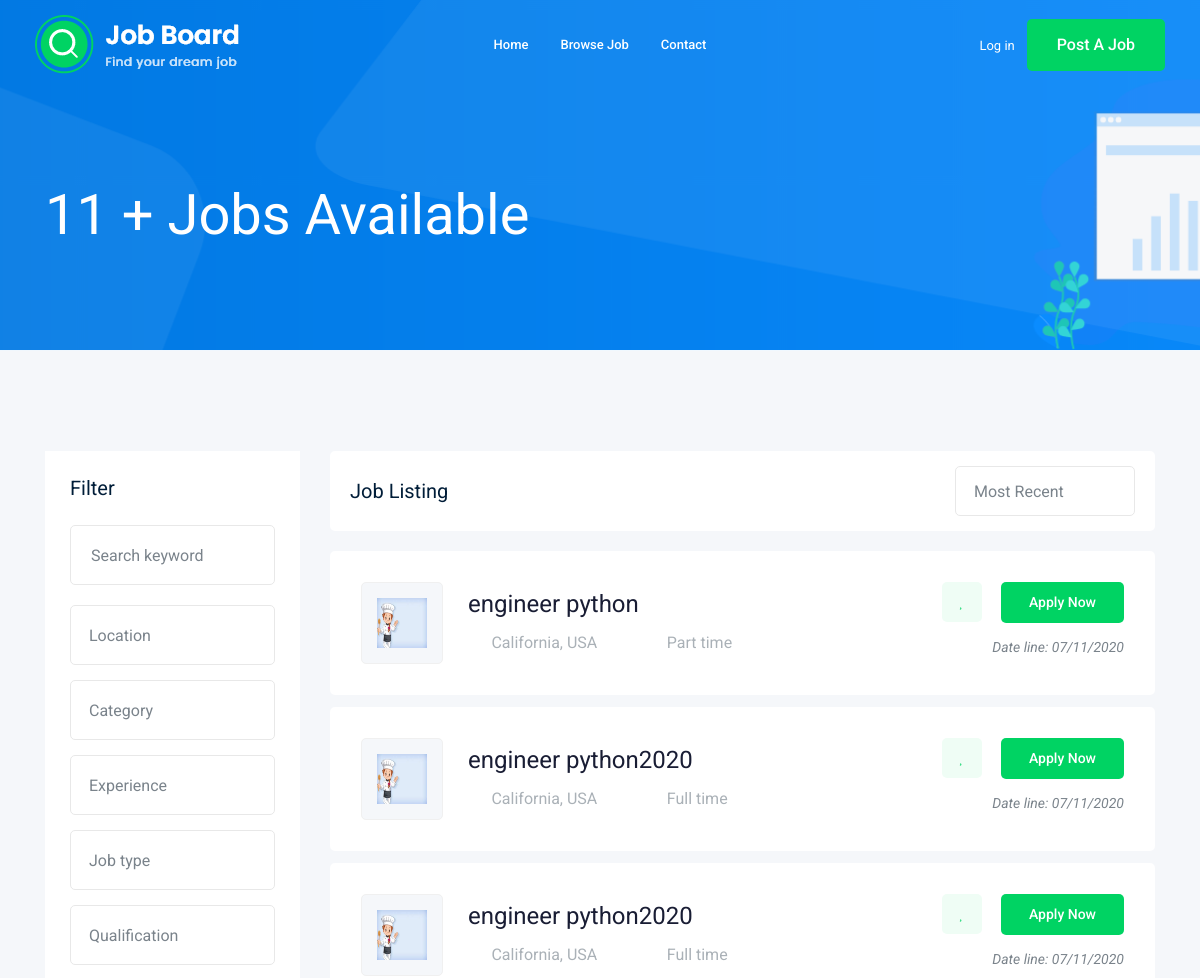
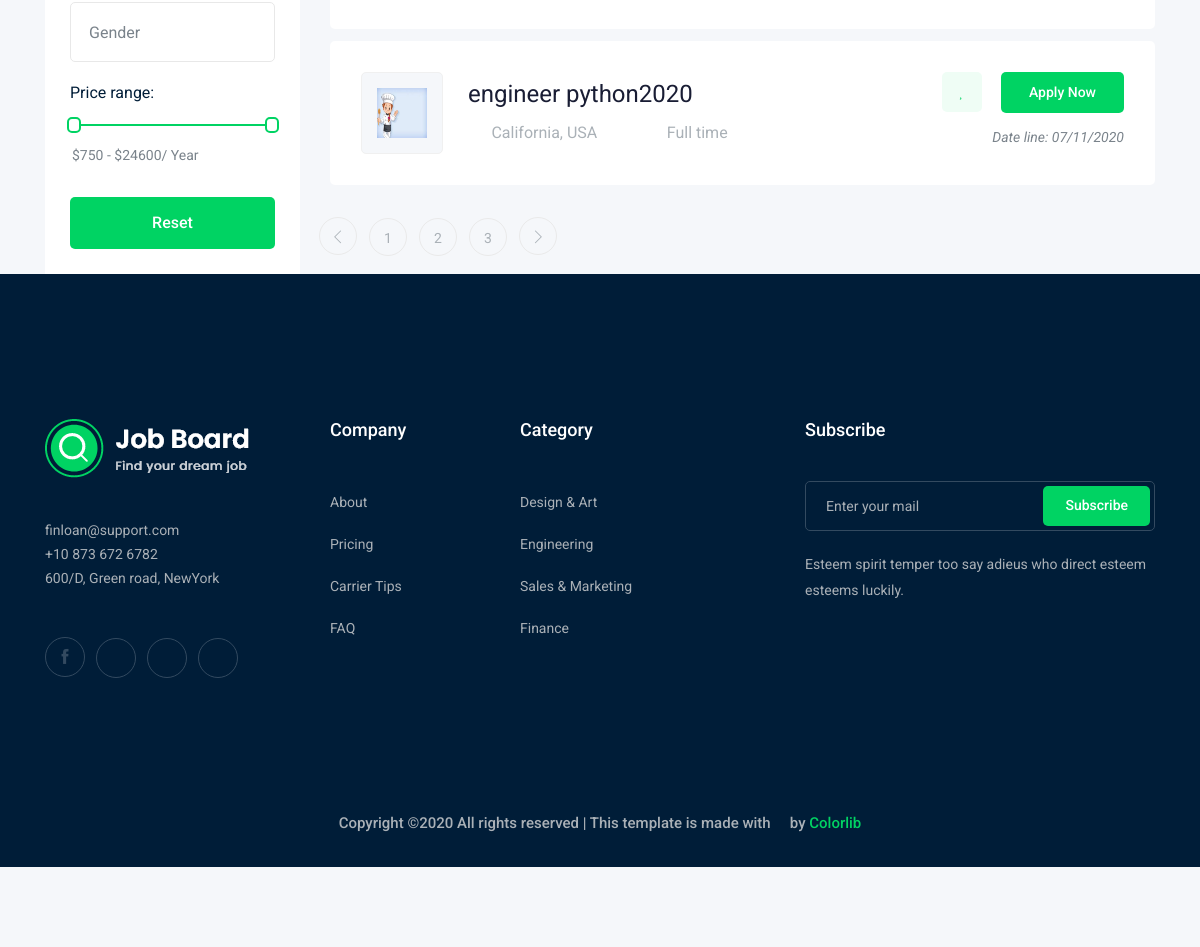
The app's page /jobs/?page=2 with its own data (2 pictures, top to bottom).
### job/models.py (models this page shows, shortened)
class job(models.Model):
    owner = models.ForeignKey(User,related_name='job_owner',on_delete=models.CASCADE)
    title = models.CharField(max_length=100)
    job_type = models.CharField(max_length=15,choices=JOB_TYPE)
    description = models.TextField(max_length=1000)
    published_date = models.DateTimeField(auto_now=True)
    Vacancy = models.IntegerField(default=1)
    salary = models.IntegerField(default=0)
    exper = models.IntegerField(default=0)
    category = models.ForeignKey('Category',on_delete=models.SET_DEFAULT,default=1)
    image = models.ImageField(upload_to=image_upload)
    slug = models.SlugField(blank=True , null=True)

### job/views.py (the view)
# urls.py: path('', views.job_list , name='job_list'),
def job_list(request):
    job_list = job.objects.get_queryset().order_by('id')
    max = job.objects.all().order_by("-id")[0]
    paginator = Paginator(job_list, 4) # Show 25 contacts per page.
    page_number = request.GET.get('page')
    page_obj = paginator.get_page(page_number)
    context = {'jobs' : page_obj ,
                'max' : max}
    return render(request,'job/job_list.html',context)

### job/templates/job/job_list.html (shortened to what this page needs)
{% extends 'base.html' %}
{% block body %}
    <div class="bradcam_area bradcam_bg_1">
        <div class="container">
            <div class="row">
                <div class="col-xl-12">
                    <div class="bradcam_text">
                        <h3>{{ max.id }} + Jobs Available</h3>
                    </div>
                </div>
            </div>
        </div>
    </div>
    <div class="job_listing_area plus_padding">
        <div class="container">
            <div class="row">
                <div class="col-lg-3">
                    <div class="job_filter white-bg">
                        <div class="form_inner white-bg">
                            <h3>Filter</h3>
                            <form action="#">
                                <div class="row">
                                    <div class="col-lg-12">
                                        <div class="single_field">
                                            <input type="text" placeholder="Search keyword">
                                        </div>
                                    </div>
                                    <div class="col-lg-12">
                                    </div>
                                    <div class="col-lg-12">
                                    </div>
                                    <div class="col-lg-12">
                                    </div>
                                    <div class="col-lg-12">
                                    </div>
                                    <div class="col-lg-12">
                                    </div>
                                    <div class="col-lg-12">
                                    </div>
                                </div>
                            </form>
                        </div>
                        <div class="range_wrap">
                            <label for="amount">Price range:</label>
                            <div id="slider-range"></div>
                            <p>
                                <input type="text" id="amount" readonly style="border:0; color:#7A838B; font-size: 14px; font-weight:400;">
                            </p>
                        </div>
                        <div class="reset_btn">
                            <button  class="boxed-btn3 w-100" type="submit">Reset</button>
                        </div>
                    </div>
                </div>
                <div class="col-lg-9">
                    <div class="recent_joblist_wrap">
                        <div class="recent_joblist white-bg ">
                            <div class="row align-items-center">
                                <div class="col-md-6">
                                    <h4>Job Listing</h4>
                                </div>
                                <div class="col-md-6">
                                    <div class="serch_cat d-flex justify-content-end">
                                    </div>
                                </div>
                            </div>
                        </div>
                    </div>
                    <div class="job_lists m-0">
                        <div class="row">
                          {% for id in jobs %}
                            <div class="col-lg-12 col-md-12">
                                <div class="single_jobs white-bg d-flex justify-content-between">
                                    <div class="jobs_left d-flex align-items-center">
                                        <div class="thumb">
                                            <img src="{{id.image.url}}" alt="{% url 'jobs:job_detail' id.slug %}" style="width: 50px ;height: 50px;" >
                                        </div>
                                        <div class="jobs_conetent">
                                            <a href="{% url 'jobs:job_detail' id.slug %}"><h4>{{id.title}}</h4></a>
                                            <div class="links_locat d-flex align-items-center">
                                                <div class="location">
                                                    <p> <i class="fa fa-map-marker"></i> California, USA</p>
                                                </div>
                                                <div class="location">
                                                    <p> <i class="fa fa-clock-o"></i>{{id.job_type}}</p>
                                                </div>
                                            </div>
                                        </div>
                                    </div>
                                    <div class="jobs_right">
                                        <div class="apply_now">
                                            <a class="heart_mark" href="#"> <i class="fa fa-heart"></i> </a>
                                            <a href="{% url 'jobs:job_detail' id.slug %}" class="boxed-btn3">Apply Now</a>
                                        </div>
                                        <div class="date">
                                            <p>Date line: {{id.published_date|date:"SHORT_DATE_FORMAT"}}</p>
                                        </div>
                                    </div>
                                </div>
                            </div>
                            {% endfor %}
                        {% if jobs.has_other_pages %}
                        <div class="row">
                            <div class="col-lg-12">
                                <div class="pagination_wrap">
                                    <ul>
                                        {% if jobs.has_previous %}
                                             <li><a href="?page={{ jobs.previous_page_number }}"> <i class="ti-angle-left"></i> </a></li>
                                        {% endif %}
                                        {% for i in jobs.paginator.page_range %}
                                            <li><a href="?page={{i}}"><span>{{i}}</span></a></li>
                                        {% endfor %}
                                        {% if jobs.has_next %}
                                            <li><a href="?page={{ jobs.next_page_number }}"> <i class="ti-angle-right"></i> </a></li>
                                        {% endif %}
                                    </ul>
                                </div>
                            </div>
                        </div>
                        {% endif %}
                    </div>
                </div>
            </div>
        </div>
    </div>
    {% endblock body %}

### templates/base.html (shortened to what this page needs)
{% load static %}
<!doctype html>
<html class="no-js" lang="zxx">
<head>
    <link rel="stylesheet" href="{% static 'css/bootstrap.min.css' %}">
    <link rel="stylesheet" href="{% static 'css/owl.carousel.min.css' %}">
    <link rel="stylesheet" href="{% static 'css/magnific-popup.css' %}">
    <link rel="stylesheet" href="{% static 'css/font-awesome.min.css' %}">
    <link rel="stylesheet" href="{% static 'css/themify-icons.css' %}">
    <link rel="stylesheet" href="{% static 'css/nice-select.css' %}">
    <link rel="stylesheet" href="{% static 'css/flaticon.css' %}">
    <link rel="stylesheet" href="{% static 'css/jquery-ui.css' %}">
    <link rel="stylesheet" href="{% static 'css/gijgo.css' %}">
    <link rel="stylesheet" href="{% static 'css/animate.min.css' %}">
    <link rel="stylesheet" href="{% static 'css/slicknav.css' %}">
    <link rel="stylesheet" href="{% static 'css/style.css' %}">
</head>
<body>
    <header>
        <div class="header-area ">
            <div id="sticky-header" class="main-header-area">
                <div class="container-fluid ">
                    <div class="header_bottom_border">
                        <div class="row align-items-center">
                            <div class="col-xl-3 col-lg-2">
                                <div class="logo">
                                    <a href="index.html">
                                        <img src="{% static 'img/logo.png' %}" alt="">
                                    </a>
                                </div>
                            </div>
                            <div class="col-xl-6 col-lg-7">
                                <div class="main-menu  d-none d-lg-block">
                                    <nav>
                                        <ul id="navigation">
                                            <li><a href="/">home</a></li>
                                            <li><a href="{% url 'jobs:job_list' %}">Browse Job</a></li>
                                            <li><a href="{% url 'contactus:send_mail' %}">Contact</a></li>
                                        </ul>
                                    </nav>
                                </div>
                            </div>
                            <div class="col-xl-3 col-lg-3 d-none d-lg-block">
                                <div class="Appointment">
                                    {% if request.user.is_authenticated %}
                                    <div class="phone_num d-none d-xl-block">
                                        <a href="{% url 'accounts:profile' %}">Profile</a>
                                    </div>
                                     {% else %}
                                     <div class="phone_num d-none d-xl-block">
                                        <a href="{% url 'login' %}">Log in</a>
                                    </div>
                                    {% endif %}
                                    <div class="d-none d-lg-block">
                                        <a class="boxed-btn3" href="{% url 'jobs:add_job'  %}">Post a Job</a>
                                    </div>
                                </div>
                            </div>
                            <div class="col-12">
                            </div>
                        </div>
                    </div>
                </div>
            </div>
        </div>
    </header>
    {% block body %}
    {% endblock body %}
    <footer class="footer">
        <div class="footer_top">
            <div class="container">
                <div class="row">
                    <div class="col-xl-3 col-md-6 col-lg-3">
                        <div class="footer_widget wow fadeInUp" data-wow-duration="1s" data-wow-delay=".3s">
                            <div class="footer_logo">
                                <a href="#">
                                    <img src="{% static 'img/logo.png' %}" alt="">
                                </a>
                            </div>
                            <p>
                                finloan@support.com <br>
                                +10 873 672 6782 <br>
                                600/D, Green road, NewYork
                            </p>
                            <div class="socail_links">
                                <ul>
                                    <li>
                                        <a href="#">
                                            <i class="ti-facebook"></i>
                                        </a>
                                    </li>
                                    <li>
                                        <a href="#">
                                            <i class="fa fa-google-plus"></i>
                                        </a>
                                    </li>
                                    <li>
                                        <a href="#">
                                            <i class="fa fa-twitter"></i>
                                        </a>
                                    </li>
                                    <li>
                                        <a href="#">
                                            <i class="fa fa-instagram"></i>
                                        </a>
                                    </li>
                                </ul>
                            </div>
                        </div>
                    </div>
                    <div class="col-xl-2 col-md-6 col-lg-2">
                        <div class="footer_widget wow fadeInUp" data-wow-duration="1.1s" data-wow-delay=".4s">
                            <h3 class="footer_title">
                                Company
                            </h3>
                            <ul>
                                <li><a href="#">About </a></li>
                                <li><a href="#"> Pricing</a></li>
                                <li><a href="#">Carrier Tips</a></li>
                                <li><a href="#">FAQ</a></li>
                            </ul>
                        </div>
                    </div>
                    <div class="col-xl-3 col-md-6 col-lg-3">
                        <div class="footer_widget wow fadeInUp" data-wow-duration="1.2s" data-wow-delay=".5s">
                            <h3 class="footer_title">
                                Category
                            </h3>
                            <ul>
                                <li><a href="#">Design & Art</a></li>
                                <li><a href="#">Engineering</a></li>
                                <li><a href="#">Sales & Marketing</a></li>
                                <li><a href="#">Finance</a></li>
                            </ul>
                        </div>
                    </div>
                    <div class="col-xl-4 col-md-6 col-lg-4">
                        <div class="footer_widget wow fadeInUp" data-wow-duration="1.3s" data-wow-delay=".6s">
                            <h3 class="footer_title">
                                Subscribe
                            </h3>
                            <form action="#" class="newsletter_form">
                                <input type="text" placeholder="Enter your mail">
                                <button type="submit">Subscribe</button>
                            </form>
                            <p class="newsletter_text">Esteem spirit temper too say adieus who direct esteem esteems
                                luckily.</p>
                        </div>
                    </div>
                </div>
            </div>
        </div>
        <div class="copy-right_text wow fadeInUp" data-wow-duration="1.4s" data-wow-delay=".3s">
            <div class="container">
                <div class="row">
                    <div class="col-xl-12">
                        <p class="copy_right text-center">
Copyright &copy;<script>document.write(new Date().getFullYear());</script> All rights reserved | This template is made with <i class="fa fa-heart-o" aria-hidden="true"></i> by <a href="https://colorlib.com" target="_blank">Colorlib</a>
                        </p>
                    </div>
                </div>
            </div>
        </div>
    </footer>
</body>
</html>

### records on screen
job: id "11"
job: image (picture), title "engineer python", job_type "Part time", published_date "07/11/2020"
job: image (picture), title "engineer python2020", job_type "Full time", published_date "07/11/2020"
job: image (picture), title "engineer python2020", job_type "Full time", published_date "07/11/2020"
job: image (picture), title "engineer python2020", job_type "Full time", published_date "07/11/2020"

### other values on screen
{{ i }} "1" "2" "3"
